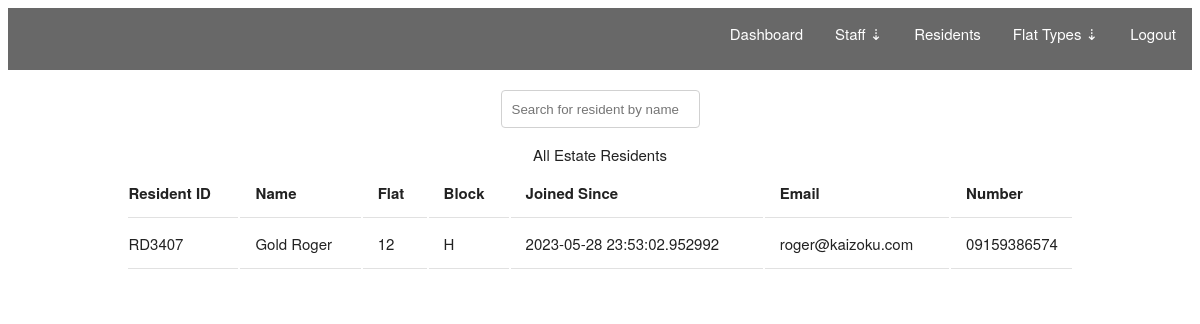
/admin/residents (signed in), run on an earlier commit of the app's database.
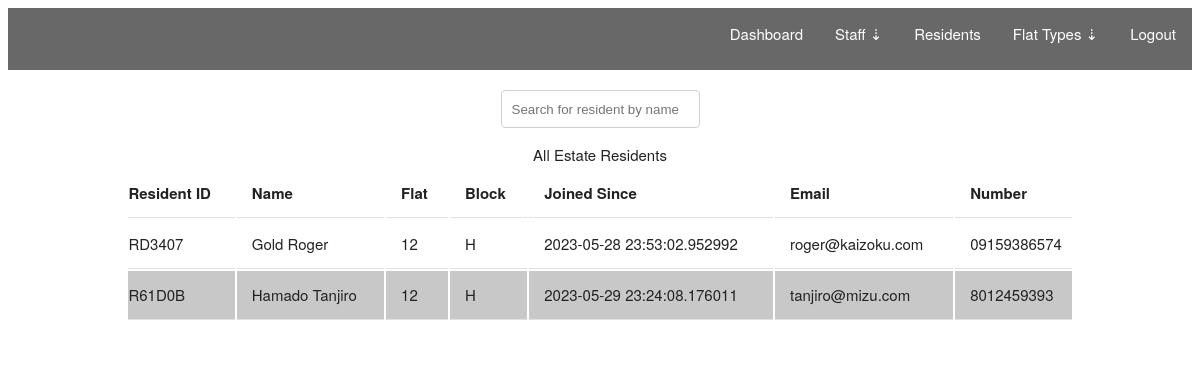
And on a later commit of the database.
### estate/models.py (models this page shows, shortened)
class User(UserMixin, db.Model):
    __tablename__ = 'users'
    id = db.Column(db.Integer, primary_key=True)
    user_tag = db.Column(db.String(64), unique=True)
    password_hash = db.Column(db.String(128))
    fullname = db.Column(db.String(128))
    email = db.Column(db.String(128))
    number = db.Column(db.String(64))
    is_active = db.Column(db.BOOLEAN)
    is_staff = db.Column(db.BOOLEAN, default=False)
    joined_date = db.Column(db.DateTime, default=datetime.now())
    lease_duration = db.Column(db.Integer)
    lease_expiry = db.Column(db.DateTime)
    lease_start = db.Column(db.DateTime)
    @property
    def password(self):
        raise AttributeError('PROPERTY NOT ACCESSIBLE')
    role_id = db.Column(db.Integer, db.ForeignKey('roles.id'), name='fk_user_role_id')
    payments = db.relationship('Payment', backref='resident', lazy='dynamic')
    flattype_id = db.Column(db.Integer, db.ForeignKey('flattypes.id'), name='fk_resident_flattype_id')
    def get_users(role: str) -> list:
        if role == 'staff':
            return User.query.filter_by(is_staff=True)
        ids = {'resident': 1, 'agent': 2, 'cleaner': 3}
        return User.query.filter_by(role_id=ids[role])

### estate/blueprints/admin/views.py (the view)
@admin.route('/admin/residents')
@login_required
@admin_required
def residents():
    res = User.get_users('resident')
    return render_template('admin/residents.html', res=res)

### estate/models.py (called while the page is built)
@login_manager.user_loader
def load_user(user_id):
    return User.query.get(user_id)

### estate/templates/admin/residents.html (shortened to what this page needs)
{% extends "base.html" %}
{% block content %}
<header>
    {% include 'partials/admin_nav.html' %}
</header>
<div class="container">
    <div class="search-div">
        <input type="text" onkeyup="search()" placeholder="Search for resident by name" id="searchBtn">
    </div>
    <table class="u-full-width staff">
        <caption>All Estate Residents</caption>
        <thead>
            <tr>
                <th>Resident ID</th>
                <th>Name</th>
                <th>Flat</th>
                <th>Block</th>
                <th>Joined Since</th>
                <th>Email</th>
                <th>Number</th>
            </tr>
        </thead>
        <tbody>
            {% for r in res %}
            <tr class="{{ r.fullname }}">
                <td>{{ r.user_tag }}</td>
                <td>{{ r.fullname }}</td>
                <td>12</td>
                <td>H</td>
                <td>{{ r.joined_date }}</td>
                <td>{{ r.email }}</td>
                <td>{{ r.number }}</td>
            </tr>
            {% endfor %}
        </tbody>
    </table>
</div>
{% endblock %}

What changed in the data, as far as the page shows it:
added User: user_tag "R61D0B", fullname "Hamado Tanjiro", joined_date "2023-05-29 23:24:08.176011", email "tanjiro@mizu.com", number "8012459393"
